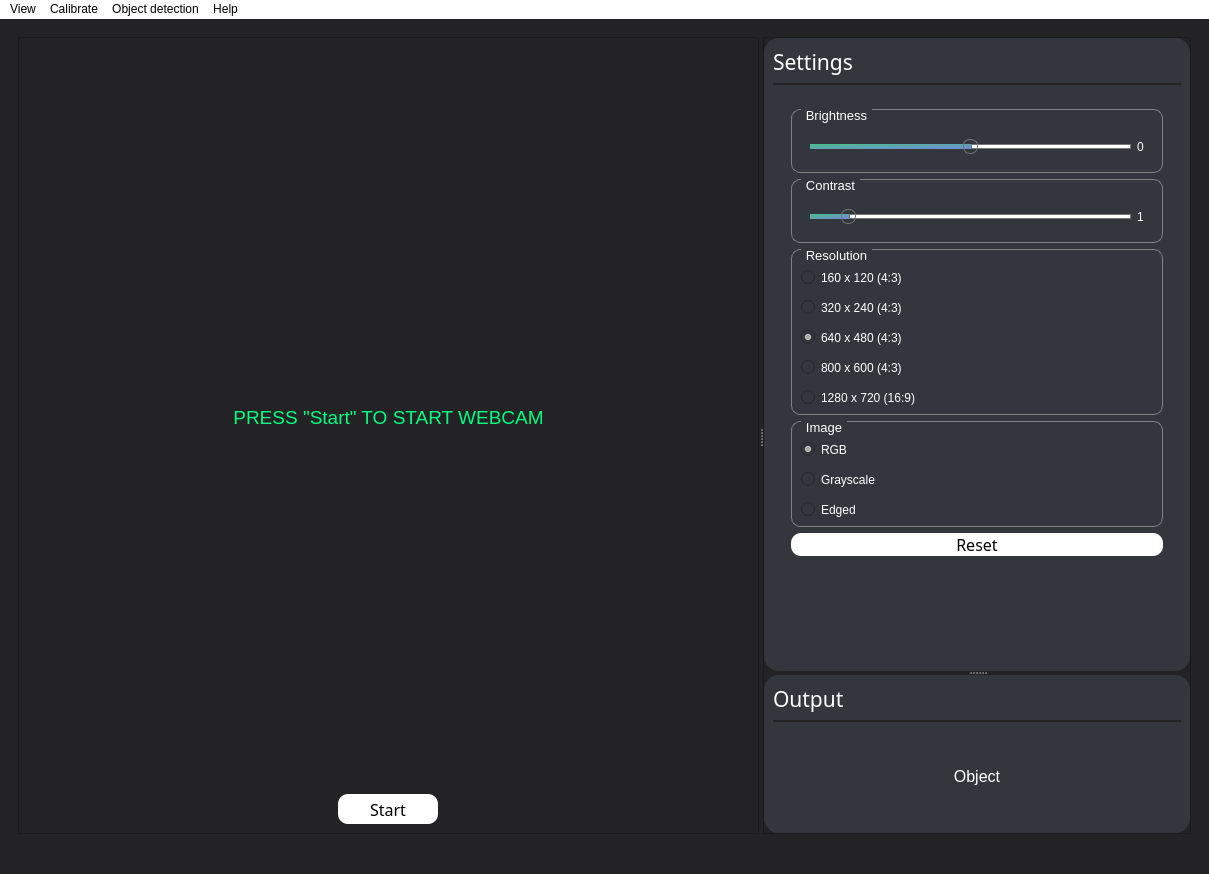
<?xml version="1.0" encoding="UTF-8"?>
<ui version="4.0">
 <class>MainWindow</class>
 <widget class="QMainWindow" name="MainWindow">
  <property name="geometry">
   <rect>
    <x>0</x>
    <y>0</y>
    <width>1209</width>
    <height>874</height>
   </rect>
  </property>
  <property name="windowTitle">
   <string>MainWindow</string>
  </property>
  <property name="styleSheet">
   <string notr="true">*
{
	background-color: rgb(35, 35, 38);
}

/* VERTICAL SCROLLBAR */
QScrollBar:vertical
 {
     background-color: red;
     width: 15px;
     margin: 15px 3px 15px 3px;
     border: 1px transparent #2A2929;
     border-radius: 4px;
 }

/*  HANDLE BAR VERTICAL */
 QScrollBar::handle:vertical
 {
     background-color: rgb(35, 35, 38);         /* Handle color */
     min-height: 5px;
     border-radius: 4px;
 }

QScrollBar::handle:vertical:hover{	
	background-color: #0D0D0D;
}
QScrollBar::handle:vertical:pressed {	
	background-color: #0D0D0D;
}

 QScrollBar::up-arrow:vertical, QScrollBar::down-arrow:vertical
 {
     background: none;
 }


 QScrollBar::add-page:vertical, QScrollBar::sub-page:vertical
 {
     background: none;
 }

/* Disable top and bottom arrows*/
QScrollBar::add-line:vertical {
      border: none;
      background: none;
}

QScrollBar::sub-line:vertical {
      border: none;
      background: none;
}


/*Slider*/


/*
QSlider::groove:horizontal { 
	background-color: black;
	border: 0px solid; 
	height: 5px; 
	border-radius: 4px;
}

QSlider::handle:horizontal { 
	background-color: white; 
	border: 2px solid; 
	width: 10px; 
	height: 20px; 
	line-height: 20px; 
	margin-top: -5px; 
	margin-bottom: -5px; 
	border-radius: 7px; 
}
*/

QSlider::groove:horizontal {
	background: white;
	height: 5px;
}

QSlider::sub-page:horizontal {
background: qlineargradient(x1: 0, y1: 0, x2: 1, y2: 1, stop: 0 #49BF88, stop: 1 #7289DA);
border: 0px solid #777;
height: 10px;
border-radius: 7px;
}

QSlider::add-page:horizontal {
background: #fff;
border: 1px solid #777;
height: 10px;
border-radius: 7px;
}

QSlider::handle:horizontal {
background: qlineargradient(x1:0, y1:0, x2:1, y2:1,
    stop:0 #eee, stop:1 #ccc);
border: 1px solid #777;
width: 13px;
margin-top: -5px;
margin-bottom: -5px;
border-radius: 7px;
}

QSlider::handle:horizontal:hover {
background: qlineargradient(x1:0, y1:0, x2:1, y2:1,
    stop:0 #fff, stop:1 #ddd);
border: 1px solid #444;
border-radius: 7px;
}

QSlider::sub-page:horizontal:disabled {
background: #bbb;
border-color: #999;
}

QSlider::add-page:horizontal:disabled {
background: #eee;
border-color: #999;
}

QSlider::handle:horizontal:disabled {
background: #eee;
border: 1px solid #aaa;
border-radius: 7px;
}


/*Buttons*/

QPushButton{
	background-color: white;
	border-radius: 10;
}

QPushButton:pressed {	
	background-color: #bcbcbc;
}
</string>
  </property>
  <widget class="QWidget" name="centralwidget">
   <layout class="QGridLayout" name="gridLayout_2">
    <item row="0" column="0">
     <widget class="QStackedWidget" name="stackedWidget">
      <property name="currentIndex">
       <number>0</number>
      </property>
      <widget class="QWidget" name="camMenu">
       <layout class="QHBoxLayout" name="horizontalLayout">
        <item>
         <widget class="QSplitter" name="Splitter_frame">
          <property name="orientation">
           <enum>Qt::Horizontal</enum>
          </property>
          <widget class="QFrame" name="cameraFrame">
           <property name="enabled">
            <bool>true</bool>
           </property>
           <property name="sizePolicy">
            <sizepolicy hsizetype="Preferred" vsizetype="Preferred">
             <horstretch>0</horstretch>
             <verstretch>0</verstretch>
            </sizepolicy>
           </property>
           <property name="maximumSize">
            <size>
             <width>16777215</width>
             <height>16777215</height>
            </size>
           </property>
           <property name="styleSheet">
            <string notr="true"/>
           </property>
           <property name="frameShape">
            <enum>QFrame::StyledPanel</enum>
           </property>
           <property name="frameShadow">
            <enum>QFrame::Raised</enum>
           </property>
           <layout class="QVBoxLayout" name="verticalLayout">
            <item>
             <widget class="QLabel" name="image_label">
              <property name="enabled">
               <bool>true</bool>
              </property>
              <property name="sizePolicy">
               <sizepolicy hsizetype="Preferred" vsizetype="Preferred">
                <horstretch>0</horstretch>
                <verstretch>0</verstretch>
               </sizepolicy>
              </property>
              <property name="minimumSize">
               <size>
                <width>1</width>
                <height>1</height>
               </size>
              </property>
              <property name="font">
               <font>
                <family>Segoe UI</family>
                <pointsize>14</pointsize>
               </font>
              </property>
              <property name="autoFillBackground">
               <bool>false</bool>
              </property>
              <property name="styleSheet">
               <string notr="true">color: rgb(0, 255, 127)</string>
              </property>
              <property name="text">
               <string>PRESS &quot;Start&quot; TO START WEBCAM</string>
              </property>
              <property name="scaledContents">
               <bool>false</bool>
              </property>
              <property name="alignment">
               <set>Qt::AlignCenter</set>
              </property>
              <property name="wordWrap">
               <bool>false</bool>
              </property>
              <property name="margin">
               <number>0</number>
              </property>
             </widget>
            </item>
            <item alignment="Qt::AlignHCenter">
             <widget class="QPushButton" name="Button_startCam">
              <property name="sizePolicy">
               <sizepolicy hsizetype="Fixed" vsizetype="Fixed">
                <horstretch>0</horstretch>
                <verstretch>0</verstretch>
               </sizepolicy>
              </property>
              <property name="minimumSize">
               <size>
                <width>100</width>
                <height>30</height>
               </size>
              </property>
              <property name="font">
               <font>
                <family>Rockwell</family>
                <pointsize>12</pointsize>
                <weight>50</weight>
                <bold>false</bold>
               </font>
              </property>
              <property name="layoutDirection">
               <enum>Qt::LeftToRight</enum>
              </property>
              <property name="styleSheet">
               <string notr="true"/>
              </property>
              <property name="text">
               <string>Start</string>
              </property>
             </widget>
            </item>
           </layout>
          </widget>
          <widget class="QFrame" name="sidePanel">
           <property name="enabled">
            <bool>true</bool>
           </property>
           <property name="sizePolicy">
            <sizepolicy hsizetype="Preferred" vsizetype="Preferred">
             <horstretch>0</horstretch>
             <verstretch>0</verstretch>
            </sizepolicy>
           </property>
           <property name="minimumSize">
            <size>
             <width>300</width>
             <height>0</height>
            </size>
           </property>
           <property name="maximumSize">
            <size>
             <width>16777215</width>
             <height>16777215</height>
            </size>
           </property>
           <property name="styleSheet">
            <string notr="true"/>
           </property>
           <property name="frameShape">
            <enum>QFrame::StyledPanel</enum>
           </property>
           <property name="frameShadow">
            <enum>QFrame::Raised</enum>
           </property>
           <layout class="QVBoxLayout" name="verticalLayout_2">
            <property name="spacing">
             <number>6</number>
            </property>
            <property name="leftMargin">
             <number>0</number>
            </property>
            <property name="topMargin">
             <number>0</number>
            </property>
            <property name="rightMargin">
             <number>0</number>
            </property>
            <property name="bottomMargin">
             <number>0</number>
            </property>
            <item>
             <widget class="QSplitter" name="Splitter_sidePanel">
              <property name="enabled">
               <bool>true</bool>
              </property>
              <property name="sizePolicy">
               <sizepolicy hsizetype="Preferred" vsizetype="Expanding">
                <horstretch>0</horstretch>
                <verstretch>0</verstretch>
               </sizepolicy>
              </property>
              <property name="orientation">
               <enum>Qt::Vertical</enum>
              </property>
              <widget class="QFrame" name="settingsFrame">
               <property name="sizePolicy">
                <sizepolicy hsizetype="Minimum" vsizetype="Preferred">
                 <horstretch>0</horstretch>
                 <verstretch>0</verstretch>
                </sizepolicy>
               </property>
               <property name="styleSheet">
                <string notr="true">background-color:rgb(51, 55, 61); border-radius: 15px;</string>
               </property>
               <property name="frameShape">
                <enum>QFrame::StyledPanel</enum>
               </property>
               <property name="frameShadow">
                <enum>QFrame::Raised</enum>
               </property>
               <layout class="QVBoxLayout" name="verticalLayout_3">
                <item>
                 <widget class="QLabel" name="label">
                  <property name="sizePolicy">
                   <sizepolicy hsizetype="Ignored" vsizetype="Maximum">
                    <horstretch>0</horstretch>
                    <verstretch>0</verstretch>
                   </sizepolicy>
                  </property>
                  <property name="font">
                   <font>
                    <family>Rockwell</family>
                    <pointsize>16</pointsize>
                   </font>
                  </property>
                  <property name="styleSheet">
                   <string notr="true">color: white;</string>
                  </property>
                  <property name="text">
                   <string>Settings</string>
                  </property>
                  <property name="alignment">
                   <set>Qt::AlignLeading|Qt::AlignLeft|Qt::AlignVCenter</set>
                  </property>
                 </widget>
                </item>
                <item>
                 <widget class="Line" name="line_2">
                  <property name="maximumSize">
                   <size>
                    <width>16777215</width>
                    <height>2</height>
                   </size>
                  </property>
                  <property name="styleSheet">
                   <string notr="true">background-color: rgb(35, 35, 38)</string>
                  </property>
                  <property name="orientation">
                   <enum>Qt::Horizontal</enum>
                  </property>
                 </widget>
                </item>
                <item>
                 <widget class="QScrollArea" name="scrollArea">
                  <property name="sizePolicy">
                   <sizepolicy hsizetype="Expanding" vsizetype="Preferred">
                    <horstretch>0</horstretch>
                    <verstretch>0</verstretch>
                   </sizepolicy>
                  </property>
                  <property name="minimumSize">
                   <size>
                    <width>0</width>
                    <height>0</height>
                   </size>
                  </property>
                  <property name="maximumSize">
                   <size>
                    <width>16777215</width>
                    <height>16777215</height>
                   </size>
                  </property>
                  <property name="autoFillBackground">
                   <bool>false</bool>
                  </property>
                  <property name="styleSheet">
                   <string notr="true"/>
                  </property>
                  <property name="verticalScrollBarPolicy">
                   <enum>Qt::ScrollBarAsNeeded</enum>
                  </property>
                  <property name="horizontalScrollBarPolicy">
                   <enum>Qt::ScrollBarAlwaysOff</enum>
                  </property>
                  <property name="widgetResizable">
                   <bool>true</bool>
                  </property>
                  <property name="alignment">
                   <set>Qt::AlignLeading|Qt::AlignLeft|Qt::AlignTop</set>
                  </property>
                  <widget class="QWidget" name="scrollAreaWidgetContents">
                   <property name="geometry">
                    <rect>
                     <x>0</x>
                     <y>0</y>
                     <width>468</width>
                     <height>570</height>
                    </rect>
                   </property>
                   <layout class="QVBoxLayout" name="verticalLayout_4">
                    <item alignment="Qt::AlignTop">
                     <widget class="QFrame" name="frame_2">
                      <property name="minimumSize">
                       <size>
                        <width>0</width>
                        <height>0</height>
                       </size>
                      </property>
                      <property name="maximumSize">
                       <size>
                        <width>16777215</width>
                        <height>16777215</height>
                       </size>
                      </property>
                      <property name="frameShape">
                       <enum>QFrame::StyledPanel</enum>
                      </property>
                      <property name="frameShadow">
                       <enum>QFrame::Raised</enum>
                      </property>
                      <layout class="QVBoxLayout" name="verticalLayout_5">
                       <property name="leftMargin">
                        <number>9</number>
                       </property>
                       <item>
                        <widget class="QGroupBox" name="groupBox_3">
                         <property name="sizePolicy">
                          <sizepolicy hsizetype="Preferred" vsizetype="Preferred">
                           <horstretch>0</horstretch>
                           <verstretch>0</verstretch>
                          </sizepolicy>
                         </property>
                         <property name="minimumSize">
                          <size>
                           <width>0</width>
                           <height>0</height>
                          </size>
                         </property>
                         <property name="maximumSize">
                          <size>
                           <width>16777215</width>
                           <height>16777215</height>
                          </size>
                         </property>
                         <property name="font">
                          <font>
                           <pointsize>10</pointsize>
                          </font>
                         </property>
                         <property name="autoFillBackground">
                          <bool>false</bool>
                         </property>
                         <property name="styleSheet">
                          <string notr="true">
QGroupBox {
    border: 1px solid gray;
    border-radius: 9px;
    margin-top: 0.5em;
}

QGroupBox::title {
	color: white;
	subcontrol-origin: margin;
    left: 10px;
    padding: -3 3px 0 3px;
}</string>
                         </property>
                         <property name="title">
                          <string>Brightness</string>
                         </property>
                         <property name="alignment">
                          <set>Qt::AlignLeading|Qt::AlignLeft|Qt::AlignTop</set>
                         </property>
                         <property name="flat">
                          <bool>false</bool>
                         </property>
                         <property name="checkable">
                          <bool>false</bool>
                         </property>
                         <layout class="QVBoxLayout" name="verticalLayout_7">
                          <property name="spacing">
                           <number>15</number>
                          </property>
                          <property name="sizeConstraint">
                           <enum>QLayout::SetDefaultConstraint</enum>
                          </property>
                          <property name="leftMargin">
                           <number>9</number>
                          </property>
                          <property name="topMargin">
                           <number>20</number>
                          </property>
                          <item>
                           <widget class="QFrame" name="frame_3">
                            <property name="layoutDirection">
                             <enum>Qt::RightToLeft</enum>
                            </property>
                            <property name="frameShape">
                             <enum>QFrame::StyledPanel</enum>
                            </property>
                            <property name="frameShadow">
                             <enum>QFrame::Raised</enum>
                            </property>
                            <layout class="QFormLayout" name="formLayout_2">
                             <item row="1" column="0">
                              <widget class="QLabel" name="Label_brightnessValue">
                               <property name="styleSheet">
                                <string notr="true">color: white;</string>
                               </property>
                               <property name="text">
                                <string>0</string>
                               </property>
                              </widget>
                             </item>
                             <item row="1" column="1">
                              <widget class="QSlider" name="Slider_brightness">
                               <property name="layoutDirection">
                                <enum>Qt::LeftToRight</enum>
                               </property>
                               <property name="styleSheet">
                                <string notr="true"/>
                               </property>
                               <property name="minimum">
                                <number>-255</number>
                               </property>
                               <property name="maximum">
                                <number>255</number>
                               </property>
                               <property name="pageStep">
                                <number>1</number>
                               </property>
                               <property name="value">
                                <number>0</number>
                               </property>
                               <property name="sliderPosition">
                                <number>0</number>
                               </property>
                               <property name="orientation">
                                <enum>Qt::Horizontal</enum>
                               </property>
                               <property name="invertedAppearance">
                                <bool>false</bool>
                               </property>
                               <property name="invertedControls">
                                <bool>false</bool>
                               </property>
                               <property name="tickPosition">
                                <enum>QSlider::NoTicks</enum>
                               </property>
                               <property name="tickInterval">
                                <number>1</number>
                               </property>
                              </widget>
                             </item>
                            </layout>
                           </widget>
                          </item>
                         </layout>
                        </widget>
                       </item>
                       <item>
                        <widget class="QGroupBox" name="groupBox_4">
                         <property name="sizePolicy">
                          <sizepolicy hsizetype="Preferred" vsizetype="Preferred">
                           <horstretch>0</horstretch>
                           <verstretch>0</verstretch>
                          </sizepolicy>
                         </property>
                         <property name="minimumSize">
                          <size>
                           <width>0</width>
                           <height>0</height>
                          </size>
                         </property>
                         <property name="maximumSize">
                          <size>
                           <width>16777215</width>
                           <height>16777215</height>
                          </size>
                         </property>
                         <property name="font">
                          <font>
                           <pointsize>10</pointsize>
                          </font>
                         </property>
                         <property name="autoFillBackground">
                          <bool>false</bool>
                         </property>
                         <property name="styleSheet">
                          <string notr="true">
QGroupBox {
    border: 1px solid gray;
    border-radius: 9px;
    margin-top: 0.5em;
}

QGroupBox::title {
	color: white;
	subcontrol-origin: margin;
    left: 10px;
    padding: -3 3px 0 3px;
}</string>
                         </property>
                         <property name="title">
                          <string>Contrast</string>
                         </property>
                         <property name="alignment">
                          <set>Qt::AlignLeading|Qt::AlignLeft|Qt::AlignTop</set>
                         </property>
                         <property name="flat">
                          <bool>false</bool>
                         </property>
                         <property name="checkable">
                          <bool>false</bool>
                         </property>
                         <layout class="QVBoxLayout" name="verticalLayout_8">
                          <property name="spacing">
                           <number>15</number>
                          </property>
                          <property name="sizeConstraint">
                           <enum>QLayout::SetDefaultConstraint</enum>
                          </property>
                          <property name="leftMargin">
                           <number>9</number>
                          </property>
                          <property name="topMargin">
                           <number>20</number>
                          </property>
                          <item>
                           <widget class="QFrame" name="frame_4">
                            <property name="layoutDirection">
                             <enum>Qt::RightToLeft</enum>
                            </property>
                            <property name="frameShape">
                             <enum>QFrame::StyledPanel</enum>
                            </property>
                            <property name="frameShadow">
                             <enum>QFrame::Raised</enum>
                            </property>
                            <layout class="QFormLayout" name="formLayout_3">
                             <item row="1" column="0">
                              <widget class="QLabel" name="Label_contrastValue">
                               <property name="styleSheet">
                                <string notr="true">color: white;</string>
                               </property>
                               <property name="text">
                                <string>1</string>
                               </property>
                              </widget>
                             </item>
                             <item row="1" column="1">
                              <widget class="QSlider" name="Slider_contrast">
                               <property name="layoutDirection">
                                <enum>Qt::LeftToRight</enum>
                               </property>
                               <property name="styleSheet">
                                <string notr="true"/>
                               </property>
                               <property name="minimum">
                                <number>0</number>
                               </property>
                               <property name="maximum">
                                <number>100</number>
                               </property>
                               <property name="pageStep">
                                <number>1</number>
                               </property>
                               <property name="value">
                                <number>10</number>
                               </property>
                               <property name="sliderPosition">
                                <number>10</number>
                               </property>
                               <property name="tracking">
                                <bool>true</bool>
                               </property>
                               <property name="orientation">
                                <enum>Qt::Horizontal</enum>
                               </property>
                               <property name="invertedAppearance">
                                <bool>false</bool>
                               </property>
                               <property name="invertedControls">
                                <bool>false</bool>
                               </property>
                               <property name="tickPosition">
                                <enum>QSlider::NoTicks</enum>
                               </property>
                               <property name="tickInterval">
                                <number>1</number>
                               </property>
                              </widget>
                             </item>
                            </layout>
                           </widget>
                          </item>
                         </layout>
                        </widget>
                       </item>
                       <item>
                        <widget class="QGroupBox" name="groupBox">
                         <property name="font">
                          <font>
                           <pointsize>10</pointsize>
                          </font>
                         </property>
                         <property name="styleSheet">
                          <string notr="true">
QGroupBox {
    border: 1px solid gray;
    border-radius: 9px;
    margin-top: 0.5em;
}

QGroupBox::title {
	color: white;
	subcontrol-origin: margin;
    left: 10px;
    padding: -3 3px 0 3px;
}</string>
                         </property>
                         <property name="title">
                          <string>Resolution</string>
                         </property>
                         <layout class="QVBoxLayout" name="verticalLayout_11">
                          <property name="spacing">
                           <number>15</number>
                          </property>
                          <property name="topMargin">
                           <number>20</number>
                          </property>
                          <item>
                           <widget class="QRadioButton" name="radioButton_res_0">
                            <property name="styleSheet">
                             <string notr="true">color: white;</string>
                            </property>
                            <property name="text">
                             <string>160 x 120 (4:3) </string>
                            </property>
                           </widget>
                          </item>
                          <item>
                           <widget class="QRadioButton" name="radioButton_res_1">
                            <property name="styleSheet">
                             <string notr="true">color: white;</string>
                            </property>
                            <property name="text">
                             <string>320 x 240 (4:3)</string>
                            </property>
                           </widget>
                          </item>
                          <item>
                           <widget class="QRadioButton" name="radioButton_res_2">
                            <property name="styleSheet">
                             <string notr="true">color:white;</string>
                            </property>
                            <property name="text">
                             <string>640 x 480 (4:3)</string>
                            </property>
                            <property name="checked">
                             <bool>true</bool>
                            </property>
                           </widget>
                          </item>
                          <item>
                           <widget class="QRadioButton" name="radioButton_res_3">
                            <property name="styleSheet">
                             <string notr="true">color: white;</string>
                            </property>
                            <property name="text">
                             <string>800 x 600 (4:3) </string>
                            </property>
                           </widget>
                          </item>
                          <item>
                           <widget class="QRadioButton" name="radioButton_res_4">
                            <property name="styleSheet">
                             <string notr="true">color:white;</string>
                            </property>
                            <property name="text">
                             <string>1280 x 720 (16:9)</string>
                            </property>
                           </widget>
                          </item>
                         </layout>
                        </widget>
                       </item>
                       <item>
                        <widget class="QGroupBox" name="groupBox_2">
                         <property name="sizePolicy">
                          <sizepolicy hsizetype="Preferred" vsizetype="Preferred">
                           <horstretch>0</horstretch>
                           <verstretch>0</verstretch>
                          </sizepolicy>
                         </property>
                         <property name="minimumSize">
                          <size>
                           <width>0</width>
                           <height>0</height>
                          </size>
                         </property>
                         <property name="maximumSize">
                          <size>
                           <width>16777215</width>
                           <height>16777215</height>
                          </size>
                         </property>
                         <property name="font">
                          <font>
                           <pointsize>10</pointsize>
                          </font>
                         </property>
                         <property name="autoFillBackground">
                          <bool>false</bool>
                         </property>
                         <property name="styleSheet">
                          <string notr="true">
QGroupBox {
    border: 1px solid gray;
    border-radius: 9px;
    margin-top: 0.5em;
}

QGroupBox::title {
	color: white;
	subcontrol-origin: margin;
    left: 10px;
    padding: -3 3px 0 3px;
}</string>
                         </property>
                         <property name="title">
                          <string>Image</string>
                         </property>
                         <property name="alignment">
                          <set>Qt::AlignLeading|Qt::AlignLeft|Qt::AlignTop</set>
                         </property>
                         <property name="flat">
                          <bool>false</bool>
                         </property>
                         <property name="checkable">
                          <bool>false</bool>
                         </property>
                         <layout class="QVBoxLayout" name="verticalLayout_6">
                          <property name="spacing">
                           <number>15</number>
                          </property>
                          <property name="sizeConstraint">
                           <enum>QLayout::SetDefaultConstraint</enum>
                          </property>
                          <property name="leftMargin">
                           <number>9</number>
                          </property>
                          <property name="topMargin">
                           <number>20</number>
                          </property>
                          <item>
                           <widget class="QRadioButton" name="radioButton_RGB">
                            <property name="sizePolicy">
                             <sizepolicy hsizetype="Preferred" vsizetype="Preferred">
                              <horstretch>0</horstretch>
                              <verstretch>0</verstretch>
                             </sizepolicy>
                            </property>
                            <property name="styleSheet">
                             <string notr="true">color:white;</string>
                            </property>
                            <property name="text">
                             <string>RGB</string>
                            </property>
                            <property name="checked">
                             <bool>true</bool>
                            </property>
                           </widget>
                          </item>
                          <item>
                           <widget class="QRadioButton" name="radioButton_Grayscale">
                            <property name="sizePolicy">
                             <sizepolicy hsizetype="Preferred" vsizetype="Fixed">
                              <horstretch>0</horstretch>
                              <verstretch>0</verstretch>
                             </sizepolicy>
                            </property>
                            <property name="styleSheet">
                             <string notr="true">color:white;</string>
                            </property>
                            <property name="text">
                             <string>Grayscale</string>
                            </property>
                           </widget>
                          </item>
                          <item>
                           <widget class="QRadioButton" name="radioButton_Edged">
                            <property name="styleSheet">
                             <string notr="true">color:white;</string>
                            </property>
                            <property name="text">
                             <string>Edged</string>
                            </property>
                           </widget>
                          </item>
                         </layout>
                        </widget>
                       </item>
                       <item>
                        <widget class="QPushButton" name="Button_reset">
                         <property name="font">
                          <font>
                           <family>Rockwell</family>
                           <pointsize>12</pointsize>
                          </font>
                         </property>
                         <property name="styleSheet">
                          <string notr="true">/*Buttons*/

QPushButton{
	background-color: white;
	border-radius: 10;
}

QPushButton:pressed {	
	background-color: #bcbcbc;
}</string>
                         </property>
                         <property name="text">
                          <string>Reset</string>
                         </property>
                        </widget>
                       </item>
                      </layout>
                     </widget>
                    </item>
                   </layout>
                  </widget>
                 </widget>
                </item>
               </layout>
              </widget>
              <widget class="QFrame" name="outputFrame">
               <property name="styleSheet">
                <string notr="true">background-color:rgb(51, 55, 61); border-radius: 15px;</string>
               </property>
               <property name="frameShape">
                <enum>QFrame::StyledPanel</enum>
               </property>
               <property name="frameShadow">
                <enum>QFrame::Raised</enum>
               </property>
               <layout class="QVBoxLayout" name="verticalLayout_9">
                <item>
                 <widget class="QLabel" name="label_2">
                  <property name="sizePolicy">
                   <sizepolicy hsizetype="Ignored" vsizetype="Maximum">
                    <horstretch>0</horstretch>
                    <verstretch>0</verstretch>
                   </sizepolicy>
                  </property>
                  <property name="font">
                   <font>
                    <family>Rockwell</family>
                    <pointsize>16</pointsize>
                   </font>
                  </property>
                  <property name="styleSheet">
                   <string notr="true">color: white;</string>
                  </property>
                  <property name="text">
                   <string>Output</string>
                  </property>
                  <property name="alignment">
                   <set>Qt::AlignLeading|Qt::AlignLeft|Qt::AlignVCenter</set>
                  </property>
                 </widget>
                </item>
                <item>
                 <widget class="Line" name="line">
                  <property name="maximumSize">
                   <size>
                    <width>16777215</width>
                    <height>2</height>
                   </size>
                  </property>
                  <property name="styleSheet">
                   <string notr="true">background-color: rgb(35, 35, 38)</string>
                  </property>
                  <property name="orientation">
                   <enum>Qt::Horizontal</enum>
                  </property>
                 </widget>
                </item>
                <item>
                 <widget class="QFrame" name="frame">
                  <property name="frameShape">
                   <enum>QFrame::StyledPanel</enum>
                  </property>
                  <property name="frameShadow">
                   <enum>QFrame::Raised</enum>
                  </property>
                  <layout class="QVBoxLayout" name="verticalLayout_10">
                   <item>
                    <widget class="QLabel" name="Label_object">
                     <property name="font">
                      <font>
                       <pointsize>12</pointsize>
                      </font>
                     </property>
                     <property name="styleSheet">
                      <string notr="true">color: white;</string>
                     </property>
                     <property name="text">
                      <string>Object</string>
                     </property>
                     <property name="alignment">
                      <set>Qt::AlignCenter</set>
                     </property>
                    </widget>
                   </item>
                  </layout>
                 </widget>
                </item>
               </layout>
              </widget>
             </widget>
            </item>
           </layout>
          </widget>
         </widget>
        </item>
       </layout>
      </widget>
      <widget class="QWidget" name="startMenu">
       <layout class="QVBoxLayout" name="verticalLayout_12">
        <item>
         <widget class="QFrame" name="frame_5">
          <property name="frameShape">
           <enum>QFrame::StyledPanel</enum>
          </property>
          <property name="frameShadow">
           <enum>QFrame::Raised</enum>
          </property>
          <layout class="QVBoxLayout" name="verticalLayout_13">
           <item alignment="Qt::AlignHCenter|Qt::AlignTop">
            <widget class="QLabel" name="Label_startMenuTitle">
             <property name="font">
              <font>
               <pointsize>24</pointsize>
              </font>
             </property>
             <property name="styleSheet">
              <string notr="true">color: white;</string>
             </property>
             <property name="text">
              <string>Calibration</string>
             </property>
            </widget>
           </item>
          </layout>
         </widget>
        </item>
       </layout>
      </widget>
     </widget>
    </item>
   </layout>
  </widget>
  <widget class="QMenuBar" name="menubar">
   <property name="geometry">
    <rect>
     <x>0</x>
     <y>0</y>
     <width>1209</width>
     <height>22</height>
    </rect>
   </property>
   <property name="styleSheet">
    <string notr="true">background-color: rgb(255, 255, 255);
color: rgb(0,0,0);</string>
   </property>
   <widget class="QMenu" name="menuView">
    <property name="autoFillBackground">
     <bool>false</bool>
    </property>
    <property name="styleSheet">
     <string notr="true">color: rgb(0,0,0);
selection-color: rgb(0,0,0);
selection-background-color: rgb(148, 212, 255);</string>
    </property>
    <property name="title">
     <string>View</string>
    </property>
    <addaction name="action_Camera"/>
    <addaction name="action_SidePanel"/>
    <addaction name="action_Settings"/>
    <addaction name="action_Output"/>
   </widget>
   <widget class="QMenu" name="menuHelp">
    <property name="styleSheet">
     <string notr="true">color: rgb(0,0,0);
selection-color: rgb(0,0,0);
selection-background-color: rgb(148, 212, 255);</string>
    </property>
    <property name="title">
     <string>Help</string>
    </property>
    <addaction name="actionHow_to_use"/>
    <addaction name="actionAbout"/>
    <addaction name="separator"/>
   </widget>
   <widget class="QMenu" name="menuObject_detection">
    <property name="title">
     <string>Object detection</string>
    </property>
    <addaction name="actionFace_detection"/>
    <addaction name="actionCar_detection"/>
   </widget>
   <widget class="QMenu" name="menuCalibrate">
    <property name="title">
     <string>Calibrate</string>
    </property>
   </widget>
   <addaction name="menuView"/>
   <addaction name="menuCalibrate"/>
   <addaction name="menuObject_detection"/>
   <addaction name="menuHelp"/>
  </widget>
  <widget class="QStatusBar" name="statusbar"/>
  <action name="actionView">
   <property name="text">
    <string>View</string>
   </property>
  </action>
  <action name="actionHow_to_use">
   <property name="text">
    <string>How to use</string>
   </property>
  </action>
  <action name="actionAbout">
   <property name="text">
    <string>About</string>
   </property>
  </action>
  <action name="action_Camera">
   <property name="checkable">
    <bool>true</bool>
   </property>
   <property name="checked">
    <bool>true</bool>
   </property>
   <property name="text">
    <string>Camera</string>
   </property>
  </action>
  <action name="actionControls">
   <property name="checkable">
    <bool>true</bool>
   </property>
   <property name="checked">
    <bool>true</bool>
   </property>
   <property name="text">
    <string>Controls</string>
   </property>
  </action>
  <action name="actionSettings">
   <property name="checkable">
    <bool>true</bool>
   </property>
   <property name="checked">
    <bool>true</bool>
   </property>
   <property name="text">
    <string>Settings</string>
   </property>
  </action>
  <action name="actionOutput">
   <property name="checkable">
    <bool>true</bool>
   </property>
   <property name="checked">
    <bool>true</bool>
   </property>
   <property name="text">
    <string>Output</string>
   </property>
  </action>
  <action name="actionSettings_2">
   <property name="text">
    <string>Settings</string>
   </property>
  </action>
  <action name="actionOutput_2">
   <property name="text">
    <string>Output</string>
   </property>
  </action>
  <action name="action_SidePanel">
   <property name="checkable">
    <bool>true</bool>
   </property>
   <property name="checked">
    <bool>true</bool>
   </property>
   <property name="text">
    <string>Side panel</string>
   </property>
  </action>
  <action name="actionFace_detection">
   <property name="text">
    <string>Face detection</string>
   </property>
  </action>
  <action name="actionCar_detection">
   <property name="text">
    <string>Car detection</string>
   </property>
  </action>
  <action name="action_Settings">
   <property name="checkable">
    <bool>true</bool>
   </property>
   <property name="checked">
    <bool>true</bool>
   </property>
   <property name="text">
    <string>Settings</string>
   </property>
  </action>
  <action name="action_Output">
   <property name="checkable">
    <bool>true</bool>
   </property>
   <property name="checked">
    <bool>true</bool>
   </property>
   <property name="text">
    <string>Output</string>
   </property>
  </action>
 </widget>
 <resources/>
 <connections/>
</ui>
